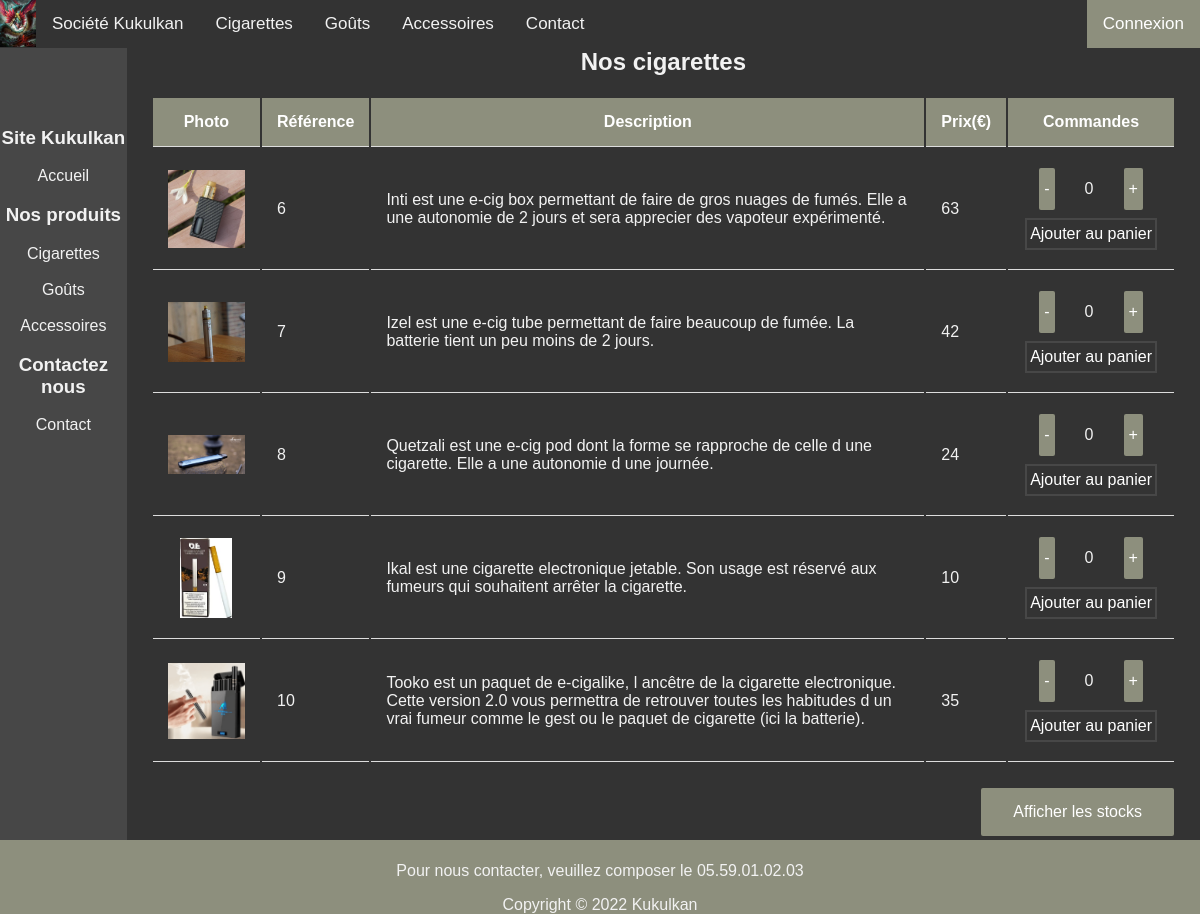
Screenshot of /php/pages/produit.php?cat=cigarettes with the database file from the repository.
### tables this page shows
CREATE TABLE Produit (
  reference int(100) NOT NULL AUTO_INCREMENT PRIMARY KEY,
  img text NOT NULL,
  descriptionProduit text NOT NULL,
  prix int(100) NOT NULL,
  stock int(100) NOT NULL,
  idCategorie int(1) NOT NULL,
  FOREIGN KEY (idCategorie) REFERENCES Categorie(idCategorie)
);

### php/pages/produit.php (the view, shortened to what this page needs)
<html>
<head>
    <link rel="stylesheet" type="text/css" href="../../css/style.css" />
</head>
<body>
    <?php include("../components/header.php"); ?>
    <div class="corps">
        <?php include("../components/menu.php"); ?>
        <div class="principal">
            <?php
            $cnx = mysqli_connect('localhost','devWeb','mdpDevWeb0');
            $req = 'SELECT p.reference, p.img, p.descriptionProduit, p.prix, p.stock, c.nom as categorie
                FROM Produit as p
                INNER JOIN Categorie as c
                WHERE p.idCategorie = c.idCategorie';
            $result = mysqli_query($cnx,$req);
            $tabProduits = array();
            $row = 1;
            while ($data = mysqli_fetch_assoc($result)) {
                $tabProduits[$row] = array(
                    "cat" => $data['categorie'],
                    "ref" => $data['reference'],
                    "prix" => $data['prix'],
                    "description" => $data['descriptionProduit'],
                    "img" => $data['img'],
                    "stock" => $data['stock']
                );
                $row ++;
            }
            switch($_GET['cat']){
                case "cigarettes":
                    echo "<h2>Nos cigarettes</h2>";
                    $id = "tabCigarette";
                    break;
            }
            echo('
            <table id="'.$id.'">
            <tr>
                <th>Photo</th>
                <th>Référence</th>
                <th>Description</th>
                <th>Prix(€)</th>
                <th>Commandes</th>
            </tr>
            ');
            foreach ($tabProduits as $indice => $produit) {
                if($produit['cat'] == $_GET['cat']){
                    echo('
                    <tr>
                        <td><img src='.$produit['img'].' onclick="zoomer(this)"/></td>
                        <td>'.$produit['ref'].'</td>
                        <td>'.$produit['description'].'</td>
                        <td>'.$produit['prix'].'</td>
                        <td>
                            <div class="divCommande" id="commande_0">
                                <input type="button" class="button" value="-" onclick="diminuer(this)">
                                <p>0</p>
                                <input type="button" class="button" value="+" onclick="augmenter(this)">
                            </div>
                            <input type="button" class="buttonPanier" value="Ajouter au panier" onclick="ajouterPanier(this)">
                        </td>
                    </tr>'
                    );
                }
            }
            ?>
            </table>
            <div style="text-align:right; margin-top: 20px;" id="divBouton">
                <?php echo('
                <input type="button" class="button" id="boutonStock" value="Afficher les stocks" onclick="afficherStocks(\''.$id.'\')">
                '); ?>
            </div>
        </div>
    </div>
    <?php include("../components/footer.php"); ?>
</body>
</html>

### php/components/header.php (shortened to what this page needs)
<div class="header">
    <div class="topnav">
        <img src="../../img/kulkulkan.jpg" alt="logo" />
        <a href="../pages/accueil.php">Société Kukulkan</a>
        <a href="../pages/produit.php?cat=cigarettes">Cigarettes</a>
        <a href="../pages/produit.php?cat=gouts">Goûts</a>
        <a href="../pages/produit.php?cat=accessoires">Accessoires</a>
        <a href="../pages/contact.php">Contact</a>
        <?php
            if ($_SESSION['pseudo'] != "") {
                echo '
                <a href="../services/deconnexion.php" style="float:right" class="active">Déconnexion</a>
                <a style="float:right" class="panier">Panier : '.$_SESSION['panier'].'€</a>
                ';
            } else {
                echo '<a href="../pages/connexion.php" style="float:right" class="active">Connexion</a>';
            }
        ?>
    </div>
</div>

### php/components/menu.php
<div class="menu">
    <h3>Site Kukulkan</h3>
    <a href="../pages/accueil.php">Accueil</a>
    <h3>Nos produits</h3>
    <a href="../pages/produit.php?cat=cigarettes">Cigarettes</a><br/><br/>
    <a href="../pages/produit.php?cat=gouts">Goûts</a><br/><br/>
    <a href="../pages/produit.php?cat=accessoires">Accessoires</a><br/>
    <h3>Contactez nous</h3>
    <a href="../pages/contact.php">Contact</a>
</div>

### php/components/footer.php
<div class="footer">
    <p>Pour nous contacter, veuillez composer le 05.59.01.02.03</p>
    <p>Copyright © 2022 Kukulkan</p>
</div>

### css/style.css (style rules this page uses)
body { margin: 0; color: #f2f2f2; font-family: Arial, Helvetica, sans-serif; display: flex; flex-direction: column; align-content: stretch; width: 100%; height: 100%; }
a { text-decoration: none; color: #f2f2f2; }
h2 { margin-top: 0px; }
.header { text-align: center; align-self: center; background-color: rgb(53, 53, 53); width: 100%; }
.corps { text-align: center; display: flex; justify-content: space-between; width: 100%; height: 100%; object-fit: contain; }
.menu { background-color: rgb(71, 71, 71); padding-top: 5%; padding-bottom: 5%; text-align: center; width: 11%; height: auto; object-fit: contain; }
.principal { background-color: #333; padding: 0% 2%; text-align: center; width: 89%; height: auto; object-fit: contain; }
img { max-width: 100%; height: auto; object-fit: contain; }
table { display: flex; justify-content: center; max-width: 100%; height: auto; object-fit: contain; }
table img { width:150px; height:80px; }
.footer { background-color: #8d8f7d; padding-top: 0.5%; padding-bottom: 2%; width: 100%; height: 5%; text-align: center; align-self: flex-end; }
.topnav { background-color: #333; overflow: hidden; }
.topnav img { max-width: 36px; height: auto; object-fit: contain; float: left; }
.topnav a { float: left; color: #f2f2f2; text-align: center; padding: 14px 16px; text-decoration: none; font-size: 17px; }
.topnav a.active { background-color: #8d8f7d; color: white; }
th, td { padding: 15px; text-align: left; border-bottom: 1px solid #ddd; }
th { background-color: #8d8f7d; color: white; text-align: center; }
.button { background-color: #8d8f7d; border: none; color: white; padding: 15px 32px; text-align: center; text-decoration: none; display: inline-block; font-size: 16px; margin: 4px 2px; cursor: pointer; border-radius: 2px; transition-duration: 0.2s; }
.divCommande { display: flex; justify-content: space-around; width: 100%; height: auto; object-fit: contain; }
.divCommande .button { padding: 0px 5px; }
.buttonPanier { background-color: transparent; color: white; padding: 5px 3px; text-align: center; text-decoration: none; display: inline-block; font-size: 16px; margin: 4px 2px; cursor: pointer; border: 2px solid rgb(71, 71, 71); }

### rows the page displays
produit: img (picture), reference "6", descriptionProduit "Inti est une e-cig box permettant de faire de gros nuages de fumés. Elle a une autonomie de 2 jours et sera apprecier des vapoteur expérimenté.", prix "63"
produit: img (picture), reference "7", descriptionProduit "Izel est une e-cig tube permettant de faire beaucoup de fumée. La batterie tient un peu moins de 2 jours.", prix "42"
produit: img (picture), reference "8", descriptionProduit "Quetzali est une e-cig pod dont la forme se rapproche de celle d une cigarette. Elle a une autonomie d une journée.", prix "24"
produit: img (picture), reference "9", descriptionProduit "Ikal est une cigarette electronique jetable. Son usage est réservé aux fumeurs qui souhaitent arrêter la cigarette.", prix "10"
produit: img (picture), reference "10", descriptionProduit "Tooko est un paquet de e-cigalike, l ancêtre de la cigarette electronique. Cette version 2.0 vous permettra de retrouver toutes les habitudes d un vrai fumeur comme le gest ou le paquet de cigarette (ici la batterie).", prix "35"
